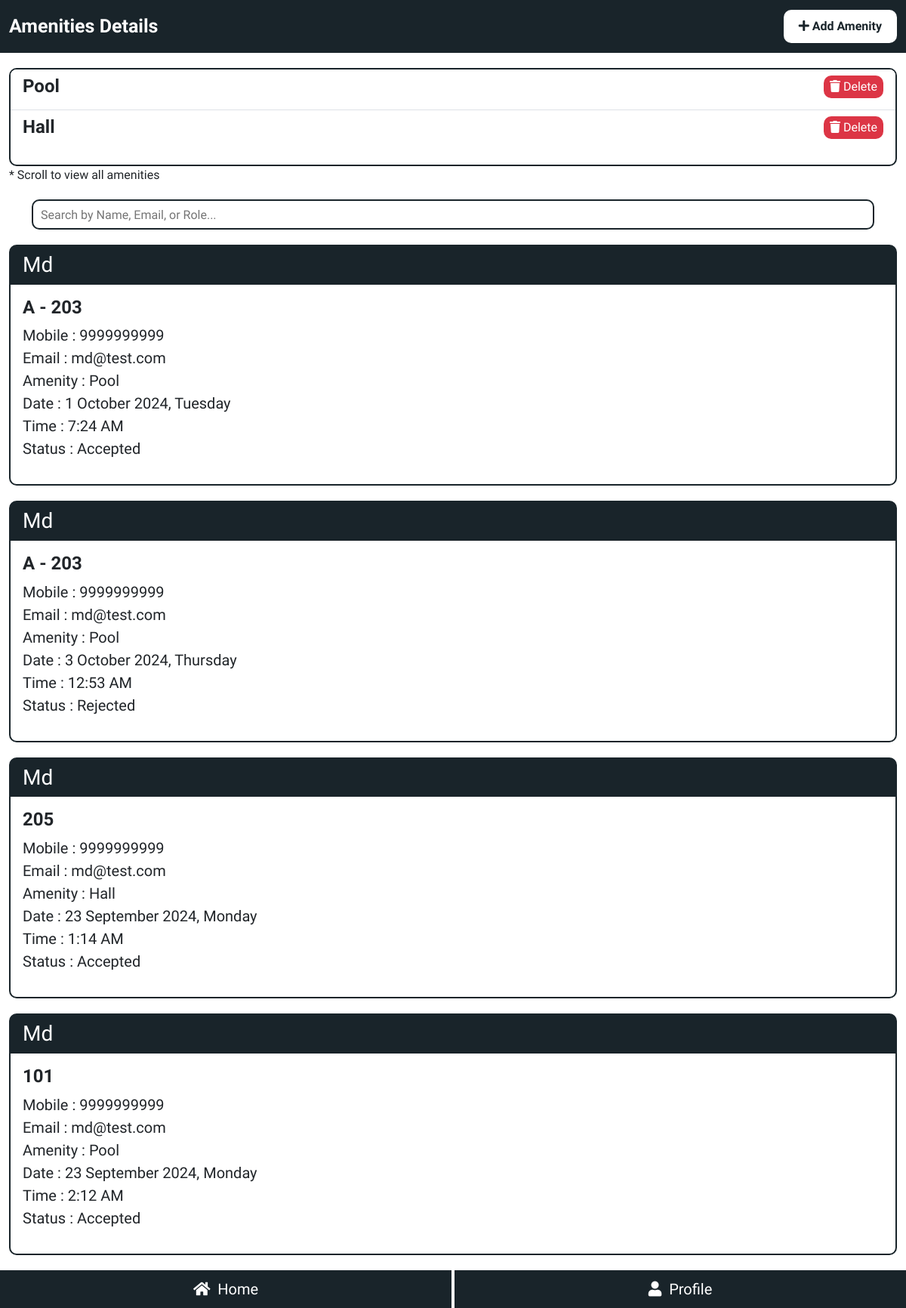
/sgadmin/amenities.php (signed in), run on the app's committed database.
### tables this page shows
CREATE TABLE `gated_amenities` (
  `id` int(11) NOT NULL,
  `name` varchar(255) NOT NULL,
  `date_time` datetime NOT NULL DEFAULT current_timestamp()
);

CREATE TABLE `gated_amenities_booking` (
  `id` int(11) NOT NULL,
  `name` varchar(255) NOT NULL,
  `house` varchar(255) NOT NULL,
  `mobile` varchar(255) NOT NULL,
  `email` varchar(255) NOT NULL,
  `amenity` varchar(255) NOT NULL,
  `date` date NOT NULL,
  `time` time NOT NULL,
  `status` varchar(255) NOT NULL,
  `date_time` datetime NOT NULL DEFAULT current_timestamp()
);

### sgadmin/amenities.php (the view, shortened to what this page needs)
<?php
include ('../assets/inc/conn.php');
?>
<!DOCTYPE html>
<html lang="en">
<head>
    <link href="https://cdn.jsdelivr.net/npm/bootstrap@5.3.3/dist/css/bootstrap.min.css" rel="stylesheet"
>
    <link rel="stylesheet" href="https://cdnjs.cloudflare.com/ajax/libs/font-awesome/5.15.2/css/all.min.css" />
    <link rel="stylesheet" href="assets/css/amenities.css">
</head>
<body>
    <nav class="navbar navbar-expand-lg">
        <div class="container-fluid">
            <span class="navText">Amenities Details</span>
            <button type="button" class="addAmeBtn" data-bs-toggle="modal" data-bs-target="#add-Ame-modal">
                <i class="fa fa-plus" aria-hidden="true"></i> Add Amenity
            </button>
        </div>
    </nav>
    <div class="container-fluid all-ame-data-container">
        <div class="card">
            <ul class="list-group list-group-flush">
        <?php
        $ameData = mysqli_query($conn , "SELECT * FROM `gated_amenities` ORDER BY `id` DESC");
        while($ameRow = mysqli_fetch_assoc($ameData)){
        ?>
                <li class="list-group-item allAmeCard">
                    <h4 class="card-title card-ame-name-section"><?php echo $ameRow['name'];?></h4>
                    <div class="operationBtn">
                        <form action="submitData/deleteAme.php" method="POST">
                            <button type="submit" name="deleteAmeBtn" class="btn btn-danger btn-delete-ame"><i class="fa fa-trash" aria-hidden="true"></i> Delete</button>
                        </form>
                    </div>
                </li>
                <?php
        }
        ?>
            </ul>
        </div>
        * Scroll to view all amenities
    </div>
     <div class="container searchBar">
         <input type="text" id="searchRepSerInput" class="search-input" placeholder="Search by Name, Email, or Role...">
     </div>
    <div class="container-fluid all-book-ame-data-container">
    <?php
    $bookAmeData = mysqli_query($conn , "SELECT * FROM `gated_amenities_booking` ORDER BY `id` DESC");
    while($bookAmeRow = mysqli_fetch_assoc($bookAmeData)){
        ?>
        <div class="card" id="searchItems">
            <h3 class="card-header"><?php echo $bookAmeRow['name'];?></h3>
            <div class="card-body">
                <h4 class="card-title card-book-ame-name-section"><?php echo $bookAmeRow['house'];?></h4>
                <p class="card-text">
                    Mobile : <?php echo $bookAmeRow['mobile'];?><br>
                    Email : <?php echo $bookAmeRow['email'];?><br>
                    Amenity : <?php echo $bookAmeRow['amenity'];?><br>
                    <?php
                    $dateString = $bookAmeRow['date'];
                    $timeString = $bookAmeRow['time'];
                    $fullDateTimeString = $dateString . ' ' . $timeString;
                    $dateTime = new DateTime($fullDateTimeString);
                    $formattedDate = $dateTime->format('j F Y, l');
                    $formattedTime = $dateTime->format('g:i A');
                ?>
                    Date : <?php echo $formattedDate;?><br>
                    Time : <?php echo $formattedTime;?><br>
                    Status : <?php echo $bookAmeRow['status'];?><br>
                </p>
            </div>
        </div>
        <?php
    }
    ?>
    </div>
    <footer>
        <div class="container-fluid g-0 footer-container full-cover">
            <div class="row g-0 footer-row full-cover">
                <div class="col col-6 footer-col">
                    <a class="footer-home footer-nav full-cover full-center" href="index.php">
                        <i class="fa fa-home" aria-hidden="true"></i>&nbsp;
                        <span>&nbsp;Home</span>
                    </a>
                </div>
                <div class="col col-6 footer-col">
                    <a class="footer-activities footer-nav full-cover full-center" href="#">
                        <i class="fa fa-user" aria-hidden="true"></i>&nbsp;
                        <span>&nbsp;Profile</span>
                    </a>
                </div>
            </div>
        </div>
    </footer>
</body>
</html>

### sgadmin/assets/css/amenities.css (style rules this page uses)
:root { --main-color: #19242a; }
body { overflow: -moz-scrollbars-none; scrollbar-width: none; -ms-overflow-style: none; }
* { margin: 0; padding: 0; font-family: "Inria Sans", sans-serif; }
.full-cover { height: 100%; width: 100%; }
.full-center { display: flex; justify-content: center; align-items: center; }
.navbar { background-color: var(--main-color); height: 70px; position: sticky; top: 0; z-index: 999; }
.navText { font-weight: bold; font-size: 25px; color: #fff; }
.addAmeBtn { color: var(--main-color); background-color: #fff; padding: 10px 20px; border: none; border-radius: 10px; cursor: pointer; font-weight: bold; }
.search-input { width: 100%; border: 2px solid var(--main-color); margin-top: 20px; height: 40px; padding: 10px; border-radius: 10px; }
.all-ame-data-container .card { margin-top: 20px; border: 2px solid var(--main-color); border-radius: 10px; height: 130px; overflow: scroll; }
.allAmeCard { display: flex; justify-content: space-between; }
.card-ame-name-section { font-weight: bold; }
.btn-delete-ame { padding: 3px 8px; border: none; border-radius: 10px; cursor: pointer; }
.all-book-ame-data-container { margin-bottom: 70px; }
.all-book-ame-data-container .card { margin: 20px 0; border: 2px solid var(--main-color); border-radius: 10px; }
.all-book-ame-data-container .card .card-text { font-size: 20px; }
.card-header { background-color: var(--main-color); color: #fff; }
.card-book-ame-name-section { font-weight: bold; }
.operationBtn form { display: flex; justify-content: space-between; }
footer { height: 50px; width: 100%; background-color: var(--main-color); position: fixed; bottom: 0; z-index: 999; }
.footer-col { height: 100%; background-color: var(--main-color) }
.footer-nav { text-decoration: none; color: #fff; font-size: 20px; }
.footer-home { border-right: 2px solid #fff; }
.footer-activities { border-left: 2px solid #fff; }

### data on the page
gated_amenities: name "Pool"
gated_amenities: name "Hall"
gated_amenities_booking: name "Md", house "A - 203", mobile "9999999999", email "md@test.com", amenity "Pool", formattedDate "1 October 2024, Tuesday", formattedTime "7:24 AM", status "Accepted"
gated_amenities_booking: name "Md", house "A - 203", mobile "9999999999", email "md@test.com", amenity "Pool", formattedDate "3 October 2024, Thursday", formattedTime "12:53 AM", status "Rejected"
gated_amenities_booking: name "Md", house "205", mobile "9999999999", email "md@test.com", amenity "Hall", formattedDate "23 September 2024, Monday", formattedTime "1:14 AM", status "Accepted"
gated_amenities_booking: name "Md", house "101", mobile "9999999999", email "md@test.com", amenity "Pool", formattedDate "23 September 2024, Monday", formattedTime "2:12 AM", status "Accepted"
